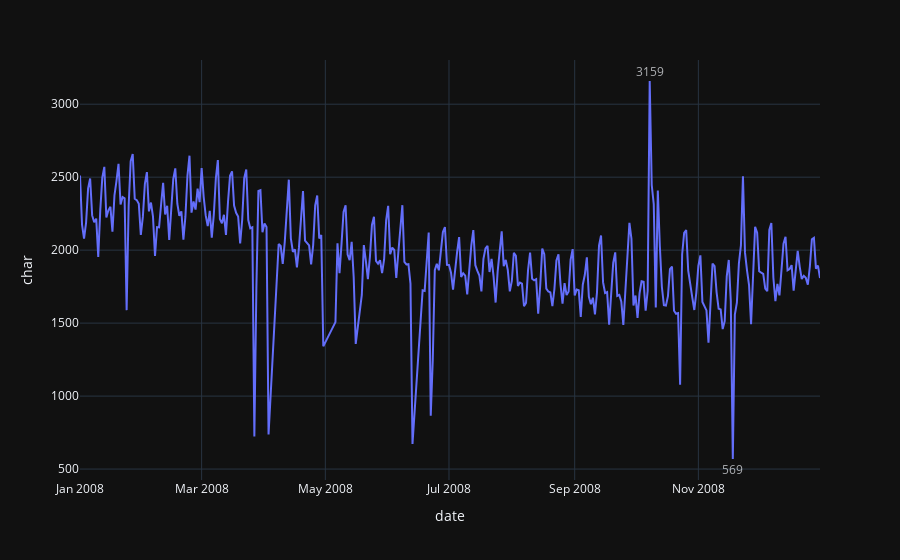

This figure's notebook cell:
### Code cell
plt.figure(figsize = (10,4))
fig = px.line(dau, x='date', y='char', template='plotly_dark')
fig.add_annotation(showarrow=False,
                   align = 'right',
                   x=dau.date[dau.max(axis = 1).idxmax()],
                   y=dau.max().char,
                   text=str(dau.max().char),
                   yshift=10,
                   opacity=0.7)
fig.add_annotation(showarrow=False,
                   align = 'right',
                   x=dau.date[dau.min(axis = 1).idxmin()],
                   y=dau.min().char,
                   text=str(dau.min().char),
                   yshift=-10,
                   opacity=0.7)
fig.show()
fig.write_image("img/dau.png")

### Figure 1 — Plotly figure (JSON) as saved in the notebook; plotly's stock layout.template omitted (floating-point values rounded to 4 significant figures; data arrays with more than 128 entries replaced by an {"elided": "..."} marker saying what was removed)
{"data": [{"hovertemplate": "date=%{x}<br>char=%{y}<extra></extra>", "legendgroup": "", "line": {"color": "#636efa", "dash": "solid"}, "mode": "lines", "name": "", "orientation": "v", "showlegend": false, "type": "scatter", "x": {"elided": "352 str values"}, "xaxis": "x", "y": {"elided": "352 int values"}, "yaxis": "y"}], "layout": {"annotations": [{"align": "right", "opacity": 0.7, "showarrow": false, "text": "3159", "x": "2008-10-08", "y": 3159, "yshift": 10}, {"align": "right", "opacity": 0.7, "showarrow": false, "text": "569", "x": "2008-11-18", "y": 569, "yshift": -10}], "autosize": true, "legend": {"tracegroupgap": 0}, "margin": {"t": 60}, "xaxis": {"anchor": "y", "autorange": true, "domain": [0, 1], "range": ["2008-01-01", "2008-12-31"], "title": {"text": "date"}, "type": "date"}, "yaxis": {"anchor": "x", "autorange": true, "domain": [0, 1], "range": [382.6, 3345.0], "title": {"text": "char"}, "type": "linear"}}}
